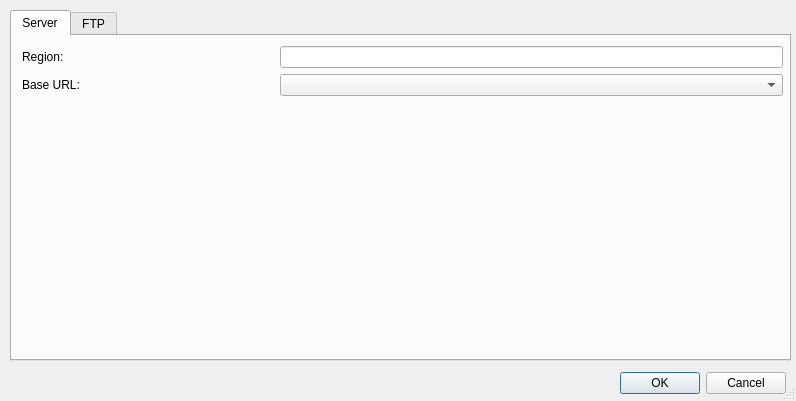
<?xml version="1.0" encoding="UTF-8"?>
<ui version="4.0">
 <class>EditConfigDialog</class>
 <widget class="QDialog" name="EditConfigDialog">
  <property name="geometry">
   <rect>
    <x>0</x>
    <y>0</y>
    <width>796</width>
    <height>401</height>
   </rect>
  </property>
  <property name="windowTitle">
   <string>EditConfigDialog</string>
  </property>
  <property name="sizeGripEnabled">
   <bool>true</bool>
  </property>
  <property name="modal">
   <bool>true</bool>
  </property>
  <widget class="QDialogButtonBox" name="buttonBox">
   <property name="geometry">
    <rect>
     <x>620</x>
     <y>370</y>
     <width>166</width>
     <height>26</height>
    </rect>
   </property>
   <property name="standardButtons">
    <set>QDialogButtonBox::StandardButton::Cancel|QDialogButtonBox::StandardButton::Ok</set>
   </property>
  </widget>
  <widget class="QTabWidget" name="tabWidget">
   <property name="geometry">
    <rect>
     <x>10</x>
     <y>10</y>
     <width>781</width>
     <height>351</height>
    </rect>
   </property>
   <property name="currentIndex">
    <number>0</number>
   </property>
   <widget class="QWidget" name="tab">
    <attribute name="title">
     <string>Server</string>
    </attribute>
    <widget class="QWidget" name="verticalLayoutWidget">
     <property name="geometry">
      <rect>
       <x>10</x>
       <y>10</y>
       <width>761</width>
       <height>301</height>
      </rect>
     </property>
     <layout class="QVBoxLayout" name="verticalLayout">
      <property name="topMargin">
       <number>0</number>
      </property>
      <property name="bottomMargin">
       <number>0</number>
      </property>
      <item>
       <layout class="QGridLayout" name="gridLayout" columnstretch="1,2">
        <item row="1" column="0">
         <widget class="QLabel" name="baseUrlLabel">
          <property name="text">
           <string>Base URL:</string>
          </property>
         </widget>
        </item>
        <item row="0" column="0">
         <widget class="QLabel" name="regionLabel">
          <property name="text">
           <string>Region:</string>
          </property>
         </widget>
        </item>
        <item row="0" column="1">
         <widget class="QLineEdit" name="regionEdit"/>
        </item>
        <item row="1" column="1">
         <widget class="QComboBox" name="baseUrlComboBox"/>
        </item>
       </layout>
      </item>
      <item>
       <spacer name="verticalSpacer">
        <property name="orientation">
         <enum>Qt::Orientation::Vertical</enum>
        </property>
        <property name="sizeHint" stdset="0">
         <size>
          <width>20</width>
          <height>40</height>
         </size>
        </property>
       </spacer>
      </item>
     </layout>
    </widget>
   </widget>
   <widget class="QWidget" name="tab_2">
    <attribute name="title">
     <string>FTP</string>
    </attribute>
    <widget class="QWidget" name="verticalLayoutWidget_2">
     <property name="geometry">
      <rect>
       <x>10</x>
       <y>10</y>
       <width>761</width>
       <height>301</height>
      </rect>
     </property>
     <layout class="QVBoxLayout" name="verticalLayout_2">
      <property name="topMargin">
       <number>0</number>
      </property>
      <property name="bottomMargin">
       <number>0</number>
      </property>
      <item>
       <layout class="QGridLayout" name="gridLayout_2" columnstretch="1,2">
        <item row="0" column="0">
         <widget class="QLabel" name="ftpUserLabel">
          <property name="text">
           <string>FTP User:</string>
          </property>
         </widget>
        </item>
        <item row="0" column="1">
         <widget class="QLineEdit" name="ftpUserEdit"/>
        </item>
        <item row="1" column="0">
         <widget class="QLabel" name="ftpPasswordLabel">
          <property name="text">
           <string>FTP Password:</string>
          </property>
         </widget>
        </item>
        <item row="1" column="1">
         <widget class="QLineEdit" name="ftpPasswordEdit"/>
        </item>
       </layout>
      </item>
      <item>
       <spacer name="verticalSpacer_2">
        <property name="orientation">
         <enum>Qt::Orientation::Vertical</enum>
        </property>
        <property name="sizeHint" stdset="0">
         <size>
          <width>20</width>
          <height>40</height>
         </size>
        </property>
       </spacer>
      </item>
     </layout>
    </widget>
   </widget>
  </widget>
 </widget>
 <resources/>
 <connections/>
</ui>
